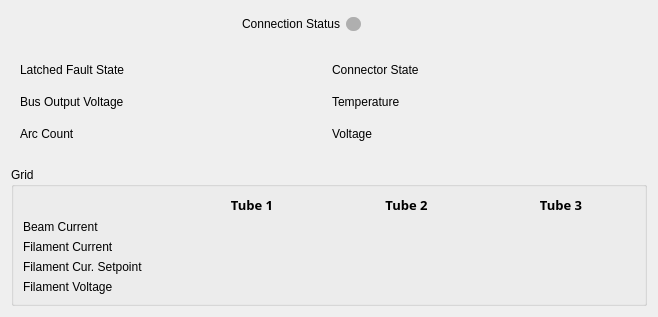
     <widget class="QWidget" name="hvps1">
      <property name="styleSheet">
       <string notr="true">font: 75  bold 9pt &quot;Sans Serif&quot;;
</string>
      </property>
      <attribute name="title">
       <string>HVPS 1</string>
      </attribute>
      <layout class="QGridLayout" name="gridLayout_4">
       <item row="2" column="0" colspan="4">
        <widget class="QWidget" name="widget_2" native="true">
         <layout class="QGridLayout" name="gridLayout_5">
          <item row="1" column="0">
           <widget class="QLabel" name="label_bus_voltage">
            <property name="styleSheet">
             <string notr="true">font: 9pt &quot;Sans Serif&quot;;</string>
            </property>
            <property name="text">
             <string>Bus Output Voltage</string>
            </property>
           </widget>
          </item>
          <item row="0" column="0">
           <widget class="QLabel" name="label_fault_state">
            <property name="styleSheet">
             <string notr="true">font: 9pt &quot;Sans Serif&quot;;</string>
            </property>
            <property name="text">
             <string>Latched Fault State</string>
            </property>
           </widget>
          </item>
          <item row="2" column="0">
           <widget class="QLabel" name="label_arc">
            <property name="styleSheet">
             <string notr="true">font: 9pt &quot;Sans Serif&quot;;</string>
            </property>
            <property name="text">
             <string>Arc Count</string>
            </property>
           </widget>
          </item>
          <item row="0" column="3">
           <widget class="QLabel" name="hvps1_connector_state">
            <property name="styleSheet">
             <string notr="true">font: 75 bold 9pt &quot;Sans Serif&quot;;
margin-top: 6px;
margin-bottom: 6px;
border-radius:3px;
min-height: 10px;
min-width: 15px;</string>
            </property>
            <property name="text">
             <string/>
            </property>
            <property name="alignment">
             <set>Qt::AlignCenter</set>
            </property>
           </widget>
          </item>
          <item row="1" column="3">
           <widget class="QLabel" name="hvps1_temp">
            <property name="styleSheet">
             <string notr="true">font: 75 bold 9pt &quot;Sans Serif&quot;;
margin-top: 6px;
margin-bottom: 6px;
border-radius:3px;
min-height: 10px;
min-width: 15px;</string>
            </property>
            <property name="text">
             <string/>
            </property>
            <property name="alignment">
             <set>Qt::AlignCenter</set>
            </property>
           </widget>
          </item>
          <item row="2" column="3">
           <widget class="QLabel" name="hvps1_voltage">
            <property name="styleSheet">
             <string notr="true">font: 75 bold 9pt &quot;Sans Serif&quot;;
margin-top: 6px;
margin-bottom: 6px;
border-radius:3px;
min-height: 10px;
min-width: 15px;</string>
            </property>
            <property name="text">
             <string/>
            </property>
            <property name="alignment">
             <set>Qt::AlignCenter</set>
            </property>
           </widget>
          </item>
          <item row="2" column="2">
           <widget class="QLabel" name="label_voltage">
            <property name="styleSheet">
             <string notr="true">font: 9pt &quot;Sans Serif&quot;;</string>
            </property>
            <property name="text">
             <string>Voltage</string>
            </property>
           </widget>
          </item>
          <item row="1" column="2">
           <widget class="QLabel" name="label_temp">
            <property name="styleSheet">
             <string notr="true">font: 9pt &quot;Sans Serif&quot;;</string>
            </property>
            <property name="text">
             <string>Temperature</string>
            </property>
           </widget>
          </item>
          <item row="0" column="2">
           <widget class="QLabel" name="label_connector_state">
            <property name="styleSheet">
             <string notr="true">font: 9pt &quot;Sans Serif&quot;;</string>
            </property>
            <property name="text">
             <string>Connector State</string>
            </property>
           </widget>
          </item>
          <item row="2" column="1">
           <widget class="QLabel" name="hvps1_arc_count">
            <property name="styleSheet">
             <string notr="true">font: 75 bold 9pt &quot;Sans Serif&quot;;
margin-top: 6px;
margin-bottom: 6px;
border-radius:3px;
min-height: 10px;
min-width: 15px;</string>
            </property>
            <property name="text">
             <string/>
            </property>
            <property name="alignment">
             <set>Qt::AlignCenter</set>
            </property>
           </widget>
          </item>
          <item row="1" column="1">
           <widget class="QLabel" name="hvps1_bus">
            <property name="styleSheet">
             <string notr="true">font: 75 bold 9pt &quot;Sans Serif&quot;;
margin-top: 6px;
margin-bottom: 6px;
border-radius:3px;
min-height: 10px;
min-width: 15px;</string>
            </property>
            <property name="text">
             <string/>
            </property>
            <property name="alignment">
             <set>Qt::AlignCenter</set>
            </property>
           </widget>
          </item>
          <item row="0" column="1">
           <widget class="QLabel" name="hvps1_fault_state">
            <property name="styleSheet">
             <string notr="true">font: 75 bold 9pt &quot;Sans Serif&quot;;
margin-top: 6px;
margin-bottom: 6px;
border-radius:3px;
min-height: 10px;
min-width: 15px;</string>
            </property>
            <property name="text">
             <string/>
            </property>
            <property name="alignment">
             <set>Qt::AlignCenter</set>
            </property>
           </widget>
          </item>
         </layout>
        </widget>
       </item>
       <item row="0" column="1">
        <widget class="QLabel" name="label_20">
         <property name="maximumSize">
          <size>
           <width>500</width>
           <height>30</height>
          </size>
         </property>
         <property name="styleSheet">
          <string notr="true">font: 75 bold 9pt &quot;Sans Serif&quot;;</string>
         </property>
         <property name="text">
          <string>Connection Status</string>
         </property>
         <property name="textFormat">
          <enum>Qt::RichText</enum>
         </property>
         <property name="alignment">
          <set>Qt::AlignRight|Qt::AlignTrailing|Qt::AlignVCenter</set>
         </property>
        </widget>
       </item>
       <item row="1" column="1" colspan="2">
        <spacer name="verticalSpacer">
         <property name="orientation">
          <enum>Qt::Vertical</enum>
         </property>
         <property name="sizeType">
          <enum>QSizePolicy::Maximum</enum>
         </property>
         <property name="sizeHint" stdset="0">
          <size>
           <width>5</width>
           <height>5</height>
          </size>
         </property>
        </spacer>
       </item>
       <item row="4" column="0" colspan="4">
        <widget class="QGroupBox" name="groupBox">
         <property name="styleSheet">
          <string notr="true">font: 75 bold 9pt &quot;Sans Serif&quot;;</string>
         </property>
         <property name="title">
          <string>Grid</string>
         </property>
         <layout class="QGridLayout" name="gridLayout_6">
          <item row="0" column="0">
           <widget class="QLabel" name="label_space">
            <property name="text">
             <string/>
            </property>
           </widget>
          </item>
          <item row="4" column="1">
           <widget class="QLabel" name="hvps1_tube1_fil_cur_set">
            <property name="styleSheet">
             <string notr="true">font: 75 bold 9pt &quot;Sans Serif&quot;;
border-radius:3px;
min-height: 10px;
min-width: 15px;</string>
            </property>
            <property name="text">
             <string/>
            </property>
            <property name="alignment">
             <set>Qt::AlignCenter</set>
            </property>
           </widget>
          </item>
          <item row="4" column="0">
           <widget class="QLabel" name="label_18">
            <property name="styleSheet">
             <string notr="true">font: 9pt &quot;Sans Serif&quot;;</string>
            </property>
            <property name="text">
             <string>Filament Cur. Setpoint</string>
            </property>
            <property name="alignment">
             <set>Qt::AlignLeading|Qt::AlignLeft|Qt::AlignVCenter</set>
            </property>
           </widget>
          </item>
          <item row="0" column="1">
           <widget class="QLabel" name="label_tube1">
            <property name="font">
             <font>
              <family>Sans Serif</family>
              <pointsize>10</pointsize>
              <weight>75</weight>
              <italic>false</italic>
              <bold>true</bold>
             </font>
            </property>
            <property name="styleSheet">
             <string notr="true">font: 75 bold 10pt &quot;Sans Serif&quot;;</string>
            </property>
            <property name="text">
             <string>Tube 1</string>
            </property>
            <property name="alignment">
             <set>Qt::AlignCenter</set>
            </property>
           </widget>
          </item>
          <item row="0" column="3">
           <widget class="QLabel" name="label_tube3">
            <property name="font">
             <font>
              <family>Sans Serif</family>
              <pointsize>10</pointsize>
              <weight>75</weight>
              <italic>false</italic>
              <bold>true</bold>
             </font>
            </property>
            <property name="styleSheet">
             <string notr="true">font: 75 bold 10pt &quot;Sans Serif&quot;;</string>
            </property>
            <property name="text">
             <string>Tube 3</string>
            </property>
            <property name="alignment">
             <set>Qt::AlignCenter</set>
            </property>
           </widget>
          </item>
          <item row="4" column="3">
           <widget class="QLabel" name="hvps1_tube3_fil_cur_set">
            <property name="styleSheet">
             <string notr="true">font: 75 bold 9pt &quot;Sans Serif&quot;;
border-radius:3px;
min-height: 10px;
min-width: 15px;</string>
            </property>
            <property name="text">
             <string/>
            </property>
            <property name="alignment">
             <set>Qt::AlignCenter</set>
            </property>
           </widget>
          </item>
          <item row="0" column="2">
           <widget class="QLabel" name="label_tube2">
            <property name="font">
             <font>
              <family>Sans Serif</family>
              <pointsize>10</pointsize>
              <weight>75</weight>
              <italic>false</italic>
              <bold>true</bold>
             </font>
            </property>
            <property name="styleSheet">
             <string notr="true">font: 75 bold 10pt &quot;Sans Serif&quot;;</string>
            </property>
            <property name="text">
             <string>Tube 2</string>
            </property>
            <property name="alignment">
             <set>Qt::AlignCenter</set>
            </property>
           </widget>
          </item>
          <item row="4" column="2">
           <widget class="QLabel" name="hvps1_tube2_fil_cur_set">
            <property name="styleSheet">
             <string notr="true">font: 75 bold 9pt &quot;Sans Serif&quot;;
border-radius:3px;
min-height: 10px;
min-width: 15px;</string>
            </property>
            <property name="text">
             <string/>
            </property>
            <property name="alignment">
             <set>Qt::AlignCenter</set>
            </property>
           </widget>
          </item>
          <item row="3" column="0">
           <widget class="QLabel" name="hvps1_filament_current">
            <property name="styleSheet">
             <string notr="true">font: 9pt &quot;Sans Serif&quot;;</string>
            </property>
            <property name="text">
             <string>Filament Current</string>
            </property>
            <property name="alignment">
             <set>Qt::AlignLeading|Qt::AlignLeft|Qt::AlignVCenter</set>
            </property>
           </widget>
          </item>
          <item row="3" column="1">
           <widget class="QLabel" name="hvps1_tube1_fil_cur">
            <property name="styleSheet">
             <string notr="true">font: 75 bold 9pt &quot;Sans Serif&quot;;
border-radius:3px;
min-height: 10px;
min-width: 15px;</string>
            </property>
            <property name="text">
             <string/>
            </property>
            <property name="alignment">
             <set>Qt::AlignCenter</set>
            </property>
           </widget>
          </item>
          <item row="3" column="2">
           <widget class="QLabel" name="hvps1_tube2_fil_cur">
            <property name="styleSheet">
             <string notr="true">font: 75 bold 9pt &quot;Sans Serif&quot;;
border-radius:3px;
min-height: 10px;
min-width: 15px;</string>
            </property>
            <property name="text">
             <string/>
            </property>
            <property name="alignment">
             <set>Qt::AlignCenter</set>
            </property>
           </widget>
          </item>
          <item row="3" column="3">
           <widget class="QLabel" name="hvps1_tube3_fil_cur">
            <property name="styleSheet">
             <string notr="true">font: 75 bold 9pt &quot;Sans Serif&quot;;
border-radius:3px;
min-height: 10px;
min-width: 15px;</string>
            </property>
            <property name="text">
             <string/>
            </property>
            <property name="alignment">
             <set>Qt::AlignCenter</set>
            </property>
           </widget>
          </item>
          <item row="2" column="0">
           <widget class="QLabel" name="hvps1_beam_current">
            <property name="styleSheet">
             <string notr="true">font: 9pt &quot;Sans Serif&quot;;</string>
            </property>
            <property name="text">
             <string>Beam Current</string>
            </property>
            <property name="alignment">
             <set>Qt::AlignLeading|Qt::AlignLeft|Qt::AlignVCenter</set>
            </property>
           </widget>
          </item>
          <item row="2" column="1">
           <widget class="QLabel" name="hvps1_tube1_beam_cur">
            <property name="styleSheet">
             <string notr="true">font: 75 bold 9pt &quot;Sans Serif&quot;;
border-radius:3px;
min-height: 10px;
min-width: 15px;</string>
            </property>
            <property name="text">
             <string/>
            </property>
            <property name="alignment">
             <set>Qt::AlignCenter</set>
            </property>
           </widget>
          </item>
          <item row="2" column="2">
           <widget class="QLabel" name="hvps1_tube2_beam_cur">
            <property name="styleSheet">
             <string notr="true">font: 75 bold 9pt &quot;Sans Serif&quot;;
border-radius:3px;
min-height: 10px;
min-width: 15px;</string>
            </property>
            <property name="text">
             <string/>
            </property>
            <property name="alignment">
             <set>Qt::AlignCenter</set>
            </property>
           </widget>
          </item>
          <item row="2" column="3">
           <widget class="QLabel" name="hvps1_tube3_beam_cur">
            <property name="styleSheet">
             <string notr="true">font: 75 bold 9pt &quot;Sans Serif&quot;;
border-radius:3px;
min-height: 10px;
min-width: 15px;</string>
            </property>
            <property name="text">
             <string/>
            </property>
            <property name="alignment">
             <set>Qt::AlignCenter</set>
            </property>
           </widget>
          </item>
          <item row="5" column="0">
           <widget class="QLabel" name="label_4">
            <property name="styleSheet">
             <string notr="true">font: 9pt &quot;Sans Serif&quot;;</string>
            </property>
            <property name="text">
             <string>Filament Voltage</string>
            </property>
            <property name="alignment">
             <set>Qt::AlignLeading|Qt::AlignLeft|Qt::AlignVCenter</set>
            </property>
           </widget>
          </item>
          <item row="5" column="1">
           <widget class="QLabel" name="hvps1_tube1_fil_vol">
            <property name="styleSheet">
             <string notr="true">font: 75 bold 9pt &quot;Sans Serif&quot;;
border-radius:3px;
min-height: 10px;
min-width: 15px;</string>
            </property>
            <property name="text">
             <string/>
            </property>
            <property name="alignment">
             <set>Qt::AlignCenter</set>
            </property>
           </widget>
          </item>
          <item row="5" column="2">
           <widget class="QLabel" name="hvps1_tube2_fil_vol">
            <property name="styleSheet">
             <string notr="true">font: 75 bold 9pt &quot;Sans Serif&quot;;
border-radius:3px;
min-height: 10px;
min-width: 15px;</string>
            </property>
            <property name="text">
             <string/>
            </property>
            <property name="alignment">
             <set>Qt::AlignCenter</set>
            </property>
           </widget>
          </item>
          <item row="5" column="3">
           <widget class="QLabel" name="hvps1_tube3_fil_vol">
            <property name="styleSheet">
             <string notr="true">font: 75 bold 9pt &quot;Sans Serif&quot;;
border-radius:3px;
min-height: 10px;
min-width: 15px;</string>
            </property>
            <property name="text">
             <string/>
            </property>
            <property name="alignment">
             <set>Qt::AlignCenter</set>
            </property>
           </widget>
          </item>
         </layout>
        </widget>
       </item>
       <item row="3" column="1" colspan="2">
        <spacer name="verticalSpacer_3">
         <property name="orientation">
          <enum>Qt::Vertical</enum>
         </property>
         <property name="sizeType">
          <enum>QSizePolicy::Maximum</enum>
         </property>
         <property name="sizeHint" stdset="0">
          <size>
           <width>20</width>
           <height>5</height>
          </size>
         </property>
        </spacer>
       </item>
       <item row="0" column="3">
        <spacer name="horizontalSpacer">
         <property name="orientation">
          <enum>Qt::Horizontal</enum>
         </property>
         <property name="sizeType">
          <enum>QSizePolicy::Maximum</enum>
         </property>
         <property name="sizeHint" stdset="0">
          <size>
           <width>280</width>
           <height>20</height>
          </size>
         </property>
        </spacer>
       </item>
       <item row="0" column="0">
        <spacer name="horizontalSpacer_2">
         <property name="orientation">
          <enum>Qt::Horizontal</enum>
         </property>
         <property name="sizeType">
          <enum>QSizePolicy::Maximum</enum>
         </property>
         <property name="sizeHint" stdset="0">
          <size>
           <width>225</width>
           <height>20</height>
          </size>
         </property>
        </spacer>
       </item>
       <item row="0" column="2">
        <widget class="QLabel" name="hvps1_connection">
         <property name="minimumSize">
          <size>
           <width>15</width>
           <height>22</height>
          </size>
         </property>
         <property name="maximumSize">
          <size>
           <width>15</width>
           <height>26</height>
          </size>
         </property>
         <property name="styleSheet">
          <string notr="true">QLabel {
margin-top: 6px;
margin-bottom: 6px;
border-radius:7px;
min-height: 10px;
min-width: 15px;
background-color: rgb(175, 175, 175);
}
</string>
         </property>
         <property name="text">
          <string/>
         </property>
        </widget>
       </item>
      </layout>
     </widget>
